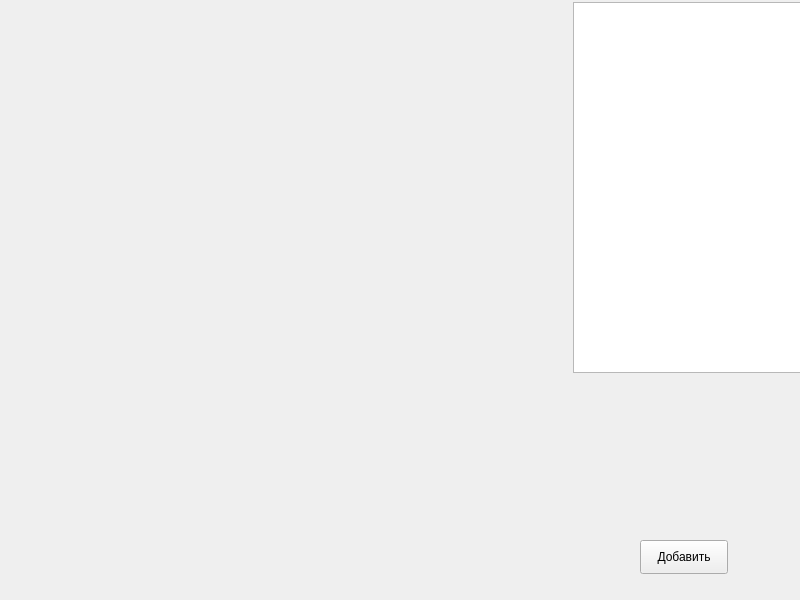
<?xml version="1.0" encoding="UTF-8"?>
<ui version="4.0">
 <class>Planirovhikq</class>
 <widget class="QMainWindow" name="Planirovhikq">
  <property name="geometry">
   <rect>
    <x>0</x>
    <y>0</y>
    <width>800</width>
    <height>600</height>
   </rect>
  </property>
  <property name="windowTitle">
   <string>MainWindow</string>
  </property>
  <widget class="QWidget" name="centralwidget">
   <widget class="QWidget" name="verticalLayoutWidget">
    <property name="geometry">
     <rect>
      <x>-1</x>
      <y>-1</y>
      <width>571</width>
      <height>611</height>
     </rect>
    </property>
    <layout class="QVBoxLayout" name="verticalLayout"/>
   </widget>
   <widget class="QPushButton" name="pushButton">
    <property name="geometry">
     <rect>
      <x>640</x>
      <y>540</y>
      <width>88</width>
      <height>34</height>
     </rect>
    </property>
    <property name="text">
     <string>Добавить</string>
    </property>
   </widget>
   <widget class="QTextEdit" name="textEdit">
    <property name="geometry">
     <rect>
      <x>573</x>
      <y>2</y>
      <width>231</width>
      <height>371</height>
     </rect>
    </property>
   </widget>
  </widget>
 </widget>
 <resources/>
 <connections/>
</ui>
